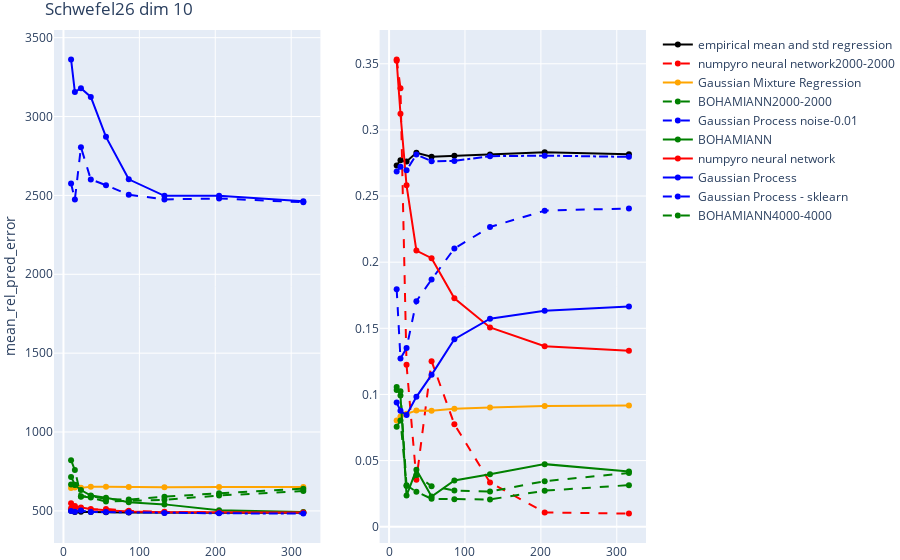

The cell this chart's notebook holds for it:
### Markdown cell above
#### Schwefel26

### Code cell
analysis_regression_performance_plotly("Schwefel26_dim_10",type = "mean_rel_pred_error",  means = True)

### Figure 1 — Plotly figure (JSON) as saved in the notebook; plotly's stock layout.template omitted (floating-point values rounded to 4 significant figures)
{"data": [{"line": {"color": "black", "dash": "solid", "width": 2}, "mode": "lines+markers", "name": "empirical mean and std regression", "showlegend": true, "type": "scatter", "x": [10, 15, 23, 36, 56, 86, 133, 205, 316], "xaxis": "x", "y": [500.4, 493.0, 495.1, 492.9, 491.3, 489.8, 488.3, 487.9, 487.7], "yaxis": "y"}, {"line": {"color": "red", "dash": "dash", "width": 2}, "mode": "lines+markers", "name": "numpyro neural network2000-2000", "showlegend": true, "type": "scatter", "x": [10, 15, 23, 36, 56, 86, 133, 205, 316], "xaxis": "x", "y": [516.2, 514.9, 515.5, 506.7, 512.8, 501.1, 494.1, 491.3, 490.7], "yaxis": "y"}, {"line": {"color": "orange", "dash": "solid", "width": 2}, "mode": "lines+markers", "name": "Gaussian Mixture Regression", "showlegend": true, "type": "scatter", "x": [10, 15, 23, 36, 56, 86, 133, 205, 316], "xaxis": "x", "y": [646.0, 648.2, 646.0, 653.5, 652.6, 651.0, 649.3, 652.2, 651.9], "yaxis": "y"}, {"line": {"color": "green", "dash": "dash", "width": 2}, "mode": "lines+markers", "name": "BOHAMIANN2000-2000", "showlegend": true, "type": "scatter", "x": [10, 15, 23, 36, 56, 86, 133, 205, 316], "xaxis": "x", "y": [715.4, 663.5, 589.7, 595.1, 575.4, 571.5, 590.3, 611.3, 640.6], "yaxis": "y"}, {"line": {"color": "blue", "dash": "dash", "width": 2}, "mode": "lines+markers", "name": "Gaussian Process noise-0.01", "showlegend": true, "type": "scatter", "x": [10, 15, 23, 36, 56, 86, 133, 205, 316], "xaxis": "x", "y": [2575.0, 2474.0, 2806.0, 2601.0, 2565.0, 2505.0, 2475.0, 2481.0, 2457.0], "yaxis": "y"}, {"line": {"color": "green", "dash": "solid", "width": 2}, "mode": "lines+markers", "name": "BOHAMIANN", "showlegend": true, "type": "scatter", "x": [10, 15, 23, 36, 56, 86, 133, 205, 316], "xaxis": "x", "y": [667.7, 666.4, 632.2, 596.9, 583.6, 555.3, 541.3, 504.6, 492.8], "yaxis": "y"}, {"line": {"color": "red", "dash": "solid", "width": 2}, "mode": "lines+markers", "name": "numpyro neural network", "showlegend": true, "type": "scatter", "x": [10, 15, 23, 36, 56, 86, 133, 205, 316], "xaxis": "x", "y": [548.1, 531.0, 522.2, 512.0, 503.8, 496.5, 491.8, 489.9, 489.6], "yaxis": "y"}, {"line": {"color": "blue", "dash": "solid", "width": 2}, "mode": "lines+markers", "name": "Gaussian Process", "showlegend": true, "type": "scatter", "x": [10, 15, 23, 36, 56, 86, 133, 205, 316], "xaxis": "x", "y": [3362.0, 3155.0, 3179.0, 3124.0, 2871.0, 2602.0, 2498.0, 2498.0, 2464.0], "yaxis": "y"}, {"line": {"color": "blue", "dash": "dashdot", "width": 2}, "mode": "lines+markers", "name": "Gaussian Process - sklearn", "showlegend": true, "type": "scatter", "x": [10, 15, 23, 36, 56, 86, 133, 205, 316], "xaxis": "x", "y": [499.8, 494.6, 501.8, 493.4, 492.6, 491.3, 486.3, 484.9, 482.9], "yaxis": "y"}, {"line": {"color": "green", "dash": "dash", "width": 2}, "mode": "lines+markers", "name": "BOHAMIANN4000-4000", "showlegend": true, "type": "scatter", "x": [10, 15, 23, 36, 56, 86, 133, 205, 316], "xaxis": "x", "y": [821.8, 758.8, 592.3, 584.7, 559.2, 563.4, 570.6, 597.3, 626.4], "yaxis": "y"}, {"line": {"color": "black", "dash": "solid", "width": 2}, "mode": "lines+markers", "name": "empirical mean and std regression", "showlegend": false, "type": "scatter", "x": [10, 15, 23, 36, 56, 86, 133, 205, 316], "xaxis": "x2", "y": [0.2731, 0.277, 0.2761, 0.2827, 0.2798, 0.2804, 0.2814, 0.283, 0.2815], "yaxis": "y2"}, {"line": {"color": "red", "dash": "dash", "width": 2}, "mode": "lines+markers", "name": "numpyro neural network2000-2000", "showlegend": false, "type": "scatter", "x": [10, 15, 23, 36, 56, 86, 133, 205, 316], "xaxis": "x2", "y": [0.3533, 0.3316, 0.1225, 0.03554, 0.1252, 0.07751, 0.03343, 0.01083, 0.009919], "yaxis": "y2"}, {"line": {"color": "orange", "dash": "solid", "width": 2}, "mode": "lines+markers", "name": "Gaussian Mixture Regression", "showlegend": false, "type": "scatter", "x": [10, 15, 23, 36, 56, 86, 133, 205, 316], "xaxis": "x2", "y": [0.0803, 0.08328, 0.08535, 0.08778, 0.08774, 0.08924, 0.09006, 0.09132, 0.09166], "yaxis": "y2"}, {"line": {"color": "green", "dash": "dash", "width": 2}, "mode": "lines+markers", "name": "BOHAMIANN2000-2000", "showlegend": false, "type": "scatter", "x": [10, 15, 23, 36, 56, 86, 133, 205, 316], "xaxis": "x2", "y": [0.1033, 0.1024, 0.03079, 0.03909, 0.03061, 0.02739, 0.02657, 0.03444, 0.04065], "yaxis": "y2"}, {"line": {"color": "blue", "dash": "dash", "width": 2}, "mode": "lines+markers", "name": "Gaussian Process noise-0.01", "showlegend": false, "type": "scatter", "x": [10, 15, 23, 36, 56, 86, 133, 205, 316], "xaxis": "x2", "y": [0.1796, 0.1272, 0.1351, 0.1705, 0.1869, 0.2104, 0.2266, 0.2389, 0.2406], "yaxis": "y2"}, {"line": {"color": "green", "dash": "solid", "width": 2}, "mode": "lines+markers", "name": "BOHAMIANN", "showlegend": false, "type": "scatter", "x": [10, 15, 23, 36, 56, 86, 133, 205, 316], "xaxis": "x2", "y": [0.1056, 0.09926, 0.02356, 0.04309, 0.02278, 0.03498, 0.03962, 0.04732, 0.04179], "yaxis": "y2"}, {"line": {"color": "red", "dash": "solid", "width": 2}, "mode": "lines+markers", "name": "numpyro neural network", "showlegend": false, "type": "scatter", "x": [10, 15, 23, 36, 56, 86, 133, 205, 316], "xaxis": "x2", "y": [0.3523, 0.3123, 0.2581, 0.2088, 0.203, 0.1727, 0.1506, 0.1365, 0.1329], "yaxis": "y2"}, {"line": {"color": "blue", "dash": "solid", "width": 2}, "mode": "lines+markers", "name": "Gaussian Process", "showlegend": false, "type": "scatter", "x": [10, 15, 23, 36, 56, 86, 133, 205, 316], "xaxis": "x2", "y": [0.09385, 0.08768, 0.08446, 0.09821, 0.1148, 0.1418, 0.1573, 0.1633, 0.1665], "yaxis": "y2"}, {"line": {"color": "blue", "dash": "dashdot", "width": 2}, "mode": "lines+markers", "name": "Gaussian Process - sklearn", "showlegend": false, "type": "scatter", "x": [10, 15, 23, 36, 56, 86, 133, 205, 316], "xaxis": "x2", "y": [0.2685, 0.2721, 0.2695, 0.2813, 0.2763, 0.2766, 0.2801, 0.2806, 0.2796], "yaxis": "y2"}, {"line": {"color": "green", "dash": "dash", "width": 2}, "mode": "lines+markers", "name": "BOHAMIANN4000-4000", "showlegend": false, "type": "scatter", "x": [10, 15, 23, 36, 56, 86, 133, 205, 316], "xaxis": "x2", "y": [0.07557, 0.08033, 0.03137, 0.0264, 0.02109, 0.02078, 0.02061, 0.02725, 0.03143], "yaxis": "y2"}], "layout": {"margin": {"b": 0, "l": 0, "r": 0, "t": 30}, "title": {"text": "Schwefel26 dim 10"}, "xaxis": {"anchor": "y", "domain": [0, 0.45]}, "xaxis2": {"anchor": "y2", "domain": [0.55, 1]}, "yaxis": {"anchor": "x", "domain": [0, 1], "title": {"text": "mean_rel_pred_error"}}, "yaxis2": {"anchor": "x2", "domain": [0, 1]}}}
